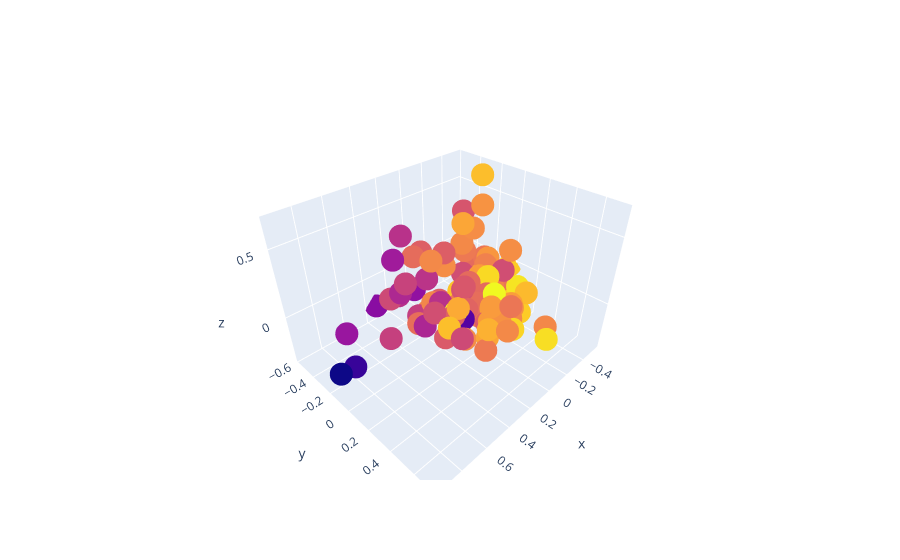

Notebook cell for this chart:
### Markdown cell above
### Again construct a 3d graph  with out limited features for better understanding

### Code cell
feture_to_plot = ["energy", "liveness", "tempo", "valence","danceability"]
text1 = df_2017["artists"] + " - " + df_2017["name"]
text2 = text1.values
X = df_2017[feture_to_plot].values
y = df_2017["danceability"].values
min_maxscaler = MinMaxScaler()
X = min_maxscaler.fit_transform(X)
pca = PCA(n_components=3)
pca.fit(X)
X = pca.transform(X)

plot3d = go.Scatter3d(
    x=X[:,0],
    y=X[:,1],
    z=X[:,2],
    text=text2,
    mode="markers",
    marker=dict(
        size=8,
        color=y
    )
)

fig = go.Figure(data=[plot3d])
py.iplot(fig, filename="3d graph-2nd")

### Figure 1 — Plotly figure (JSON) as saved in the notebook; plotly's stock layout.template omitted (floating-point values rounded to 4 significant figures)
{"data": [{"marker": {"color": [0.825, 0.694, 0.66, 0.617, 0.609, 0.904, 0.64, 0.726, 0.853, 0.735, 0.732, 0.653, 0.679, 0.774, 0.833, 0.627, 0.696, 0.461, 0.72, 0.779, 0.543, 0.6, 0.358, 0.857, 0.744, 0.706, 0.624, 0.584, 0.748, 0.707, 0.768, 0.681, 0.671, 0.736, 0.771, 0.629, 0.809, 0.577, 0.869, 0.548, 0.599, 0.676, 0.893, 0.746, 0.755, 0.746, 0.736, 0.852, 0.927, 0.768, 0.744, 0.927, 0.476, 0.644, 0.791, 0.684, 0.703, 0.704, 0.743, 0.818, 0.637, 0.683, 0.876, 0.448, 0.741, 0.775, 0.314, 0.734, 0.747, 0.77, 0.516, 0.841, 0.798, 0.611, 0.697, 0.52, 0.698, 0.647, 0.773, 0.731, 0.721, 0.761, 0.673, 0.648, 0.832, 0.752, 0.49, 0.608, 0.573, 0.544, 0.789, 0.855, 0.708, 0.744, 0.884, 0.675, 0.542, 0.731, 0.658, 0.258], "size": 8}, "mode": "markers", "text": ["Ed Sheeran - Shape of You", "Luis Fonsi - Despacito - Remix", "Luis Fonsi - Despacito (Featuring Daddy Yankee)", "The Chainsmokers - Something Just Like This", "DJ Khaled - I'm the One", "Kendrick Lamar - HUMBLE.", "Kygo - It Ain't Me (with Selena Gomez)", "French Montana - Unforgettable", "Bruno Mars - That's What I Like", "ZAYN - I Don’t Wanna Live Forever (Fifty Shades Darker) - From \"Fifty Shades Darker (Original Motion Picture Soundtrack)\"", "Lil Uzi Vert - XO TOUR Llif3", "The Chainsmokers - Paris", "Zedd - Stay (with Alessia Cara)", "Charlie Puth - Attention", "Future - Mask Off", "Post Malone - Congratulations", "Jason Derulo - Swalla (feat. Nicki Minaj & Ty Dolla $ign)", "Ed Sheeran - Castle on the Hill", "Clean Bandit - Rockabye (feat. Sean Paul & Anne-Marie)", "Imagine Dragons - Believer", "J Balvin - Mi Gente", "Imagine Dragons - Thunder", "James Arthur - Say You Won't Let Go", "Shawn Mendes - There's Nothing Holdin' Me Back", "Danny Ocean - Me Rehúso", "Julia Michaels - Issues", "Ed Sheeran - Galway Girl", "Martin Garrix - Scared to Be Lonely", "The Chainsmokers - Closer", "Clean Bandit - Symphony (feat. Zara Larsson)", "The Weeknd - I Feel It Coming", "The Weeknd - Starboy", "DJ Khaled - Wild Thoughts", "Calvin Harris - Slide", "Dua Lipa - New Rules", "Logic - 1-800-273-8255", "Drake - Passionfruit", "Post Malone - rockstar", "Liam Payne - Strip That Down", "David Guetta - 2U (feat. Justin Bieber)", "Ed Sheeran - Perfect", "Starley - Call On Me - Ryan Riback Extended Remix", "Calvin Harris - Feels", "Jonas Blue - Mama", "Maluma - Felices los 4", "KYLE - iSpy (feat. Lil Yachty)", "Khalid - Location", "Shakira - Chantaje", "Migos - Bad and Boujee (feat. Lil Uzi Vert)", "Camila Cabello - Havana", "Martin Jensen - Solo Dance", "Drake - Fake Love", "DJ Snake - Let Me Love You", "Axwell /\\ Ingrosso - More Than You Know", "Drake - One Dance", "Enrique Iglesias - SUBEME LA RADIO", "Maggie Lindemann - Pretty Girl - Cheat Codes X CADE Remix", "Demi Lovato - Sorry Not Sorry", "Childish Gambino - Redbone", "Bruno Mars - 24K Magic", "Kendrick Lamar - DNA.", "Nicky Jam - El Amante", "Jax Jones - You Don't Know Me - Radio Edit", "Katy Perry - Chained To The Rhythm", "Cheat Codes - No Promises (feat. Demi Lovato)", "Maroon 5 - Don't Wanna Know (feat. Kendrick Lamar)", "Alessia Cara - How Far I'll Go - From \"Moana\"", "Niall Horan - Slow Hands", "Wisin - Escápate Conmigo", "Big Sean - Bounce Back", "Harry Styles - Sign of the Times", "Travis Scott - goosebumps", "Khalid - Young Dumb & Broke", "Martin Garrix - There for You", "Maroon 5 - Cold (feat. Future)", "Marshmello - Silence", "Sam Smith - Too Good At Goodbyes", "Steve Aoki - Just Hold On", "Taylor Swift - Look What You Made Me Do", "Macklemore - Glorious (feat. Skylar Grey)", "Hailee Steinfeld - Starving", "CNCO - Reggaetón Lento (Bailemos)", "AJR - Weak", "Ariana Grande - Side To Side", "Zion & Lennox - Otra Vez (feat. J Balvin)", "Lauv - I Like Me Better", "Martin Garrix - In the Name of Love", "Major Lazer - Cold Water (feat. Justin Bieber & MØ)", "Miley Cyrus - Malibu", "The Vamps - All Night", "Alok - Hear Me Now", "Rita Ora - Your Song", "Chris Jeday - Ahora Dice", "Justin Bieber - Friends (with BloodPop®)", "21 Savage - Bank Account", "Machine Gun Kelly - Bad Things (with Camila Cabello)", "The Chainsmokers - Don't Let Me Down", "Sam Hunt - Body Like A Back Road", "Halsey - Now Or Never", "ZAYN - Dusk Till Dawn - Radio Edit"], "type": "scatter3d", "x": [-0.4871, -0.4454, -0.1321, 0.06337, -0.3344, 0.1248, 0.05232, -0.3361, -0.2536, 0.46, 0.1458, 0.2121, -0.01416, -0.2994, 0.3731, -0.03802, -0.3958, 0.1112, -0.3271, -0.2652, 0.2086, 0.307, 0.1575, -0.5395, -0.08536, 0.2124, -0.3946, 0.4667, -0.1414, 0.07819, -0.2756, 0.2665, -0.1602, -0.1601, -0.1918, 0.1355, 0.1708, 0.6269, -0.031, 0.1391, 0.4014, -0.3239, -0.5175, -0.1918, -0.3955, -0.3073, 0.1434, -0.5423, 0.1856, 0.08984, -0.02389, -0.04063, 0.6757, -0.03898, 0.03409, -0.3, -0.308, -0.198, 0.2506, -0.2958, 0.2972, 0.01711, -0.2268, 0.3345, -0.1124, -0.05079, 0.7886, -0.2671, -0.4455, 0.107, 0.3927, -0.01208, 0.1855, 0.3374, -0.08653, 0.3026, 0.07366, -0.03645, -0.005397, 0.1038, -0.08867, -0.398, -0.09177, 0.03443, -0.3971, 0.06082, 0.5344, -0.1163, 0.211, 0.1253, 0.1585, -0.4339, 0.1345, -0.2436, 0.06928, 0.2543, 0.1928, -0.05779, 0.1074, 0.9461], "y": [0.1831, -0.05507, -0.3975, 0.05196, 0.06936, 0.08901, 0.2602, -0.02, 0.1693, 0.1874, -0.2009, 0.1162, 0.1205, 0.191, 0.2392, -0.2884, -0.161, -0.3875, -0.08774, -0.1485, -0.006962, -0.4198, 0.1506, -0.09433, -0.02546, 0.3986, -0.383, -0.03618, 0.3165, 0.04413, -0.02701, -0.1713, 0.07377, -0.1717, -0.02646, 0.1331, 0.3761, -0.008674, 0.4149, -0.2156, 0.3739, -0.2231, 0.07865, -0.01703, -0.2002, 0.139, 0.4998, -0.03113, 0.1136, 0.3149, -0.2102, 0.2364, -0.4524, -0.2271, 0.01724, -0.08305, -0.2485, -0.1807, 0.2574, -0.0856, 0.1278, -0.2867, 0.02171, -0.5691, 0.0663, 0.2091, -0.2014, 0.5099, -0.09629, 0.3364, 0.04224, -0.05386, 0.1321, 0.07329, 0.0853, -0.3045, 0.4574, -0.2796, -0.0005206, -0.1988, 0.1655, -0.1287, -0.03335, -0.3889, -0.2138, 0.3734, -0.05109, -0.1201, -0.234, -0.4895, 0.3619, 0.1771, -0.1118, -0.1457, 0.7226, -0.2088, -0.4717, 0.3714, 0.1343, -0.1033], "z": [-0.1499, -0.146, -0.3455, 0.08836, 0.06684, -0.153, -0.07692, -0.1151, -0.2149, 0.5407, -0.1796, -0.01511, -0.02789, -0.145, 0.05423, 0.1007, 0.05339, -0.1069, 0.04734, -0.09852, 0.02849, -0.1069, -0.05043, -0.2559, -0.1953, -0.1272, 0.3538, 0.2874, -0.02924, -0.01893, -0.07641, -0.2116, -0.04747, 0.2588, 0.0424, 0.1864, 0.002545, -0.02517, -0.09151, 0.08252, 0.07066, 0.02889, -0.1587, -0.2125, 0.461, 0.27, 0.04934, -0.02898, 0.009502, -0.01516, 0.1185, 0.09444, -0.2276, 0.2089, 0.549, -0.07425, -0.1968, 0.1818, -0.09917, -0.002881, -0.1388, -0.2424, 0.0423, -0.2339, -0.1006, -0.04678, -0.2872, -0.155, -0.162, 0.1229, -0.03473, -0.0139, 0.0427, 0.05689, -0.204, 0.002409, 0.1725, -0.2236, -0.08242, -0.1299, -0.06064, 0.05669, 0.03027, 0.1802, 0.6766, 0.02057, 0.475, 0.05491, -0.2079, 0.3029, -0.07886, -0.3046, -0.1012, 0.3556, 0.07622, 0.3108, -0.1633, -0.04309, -0.005821, -0.1681]}], "layout": {}}
